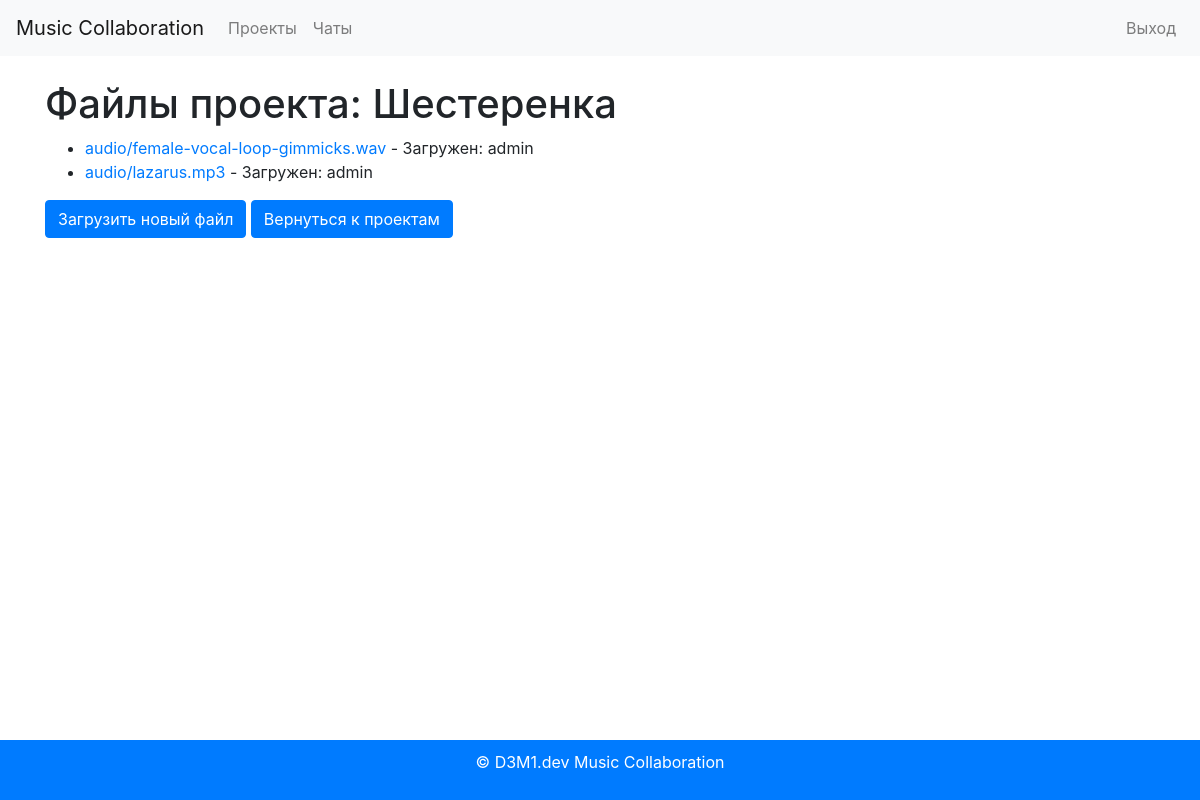
The app's page /version-control/files/2/ (signed in) with its own data.
### projects/models.py (models this page shows, shortened)
class Project(models.Model):
    STATUS_CHOICES = [
        ('in_progress', 'В работе'),
        ('completed', 'Завершен'),
    ]
    id = models.AutoField(primary_key=True)
    name = models.CharField(max_length=255)
    description = models.TextField()
    owner = models.ForeignKey(User, on_delete=models.CASCADE)
    created_at = models.DateTimeField(auto_now_add=True)
    updated_at = models.DateTimeField(auto_now=True)
    status = models.CharField(max_length=50, choices=STATUS_CHOICES)

### files/models.py (models this page shows, shortened)
class File(models.Model):
    FILE_TYPE_CHOICES = [
        ('audio', 'Аудио'),
        ('midi', 'MIDI'),
        ('preset', 'Пресет'),
    ]
    id = models.AutoField(primary_key=True)
    file = models.FileField(upload_to='audio/')  # Файлы будут сохраняться в media/audio/
    project = models.ForeignKey(Project, on_delete=models.CASCADE, null=True)
    uploaded_by = models.ForeignKey(User, on_delete=models.CASCADE)
    file_type = models.CharField(max_length=50, choices=FILE_TYPE_CHOICES)
    uploaded_at = models.DateTimeField(auto_now_add=True)

### users/models.py (models this page shows, shortened)
class CustomUser(AbstractUser):
    ROLE_CHOICES = [
        ('producer', 'Продюсер'),
        ('musician', 'Музыкант'),
        ('vocalist', 'Вокалист'),
    ]
    id = models.AutoField(primary_key=True)
    password_hash = models.CharField(max_length=255)
    role = models.CharField(max_length=50, choices=ROLE_CHOICES)
    avatar = models.ImageField(upload_to='avatars/', blank=True, null=True)
    email = models.EmailField(unique=True)
    status = models.CharField(max_length=50)
    profile_settings = models.JSONField(default=dict)
    created_at = models.DateTimeField(auto_now_add=True)
    updated_at = models.DateTimeField(auto_now=True)

### version_control/views.py (the view)
# urls.py: path('', FileListView.as_view(), name='file_list'),
@login_required
def file_list(request, project_id):
    project = get_object_or_404(Project, pk=project_id)
    files = File.objects.filter(project=project)  # Или используйте File.objects.filter(project=project)
    return render(request, 'version_control/file_list.html', {'files': files, 'project': project})

### version_control/templates/version_control/file_list.html
{% extends 'base.html' %}
{% block content %}
<h1>Файлы проекта: {{ project.name }}</h1>
<ul>
    {% for file in files %}
        <li>
            <a href="{{ file.file.url }}">{{ file.file.name }}</a> - Загружен: {{ file.uploaded_by.username }}
        </li>
    {% endfor %}
</ul>
<a href="{% url 'version_control:upload_file' project.id %}" class="btn btn-primary">Загрузить новый файл</a>
<a href="{% url 'projects:project_detail' project.id %}" class="btn btn-primary">Вернуться к проектам</a>
{% endblock %}

### static/css/styles.css (style rules this page uses)
body { font-family: Arial, sans-serif; margin: 0; padding: 0; }
a { text-decoration: none; }

### records on screen
Project: name "Шестеренка"
File: file.name "audio/female-vocal-loop-gimmicks.wav", uploaded_by.username "admin"
File: file.name "audio/lazarus.mp3", uploaded_by.username "admin"
